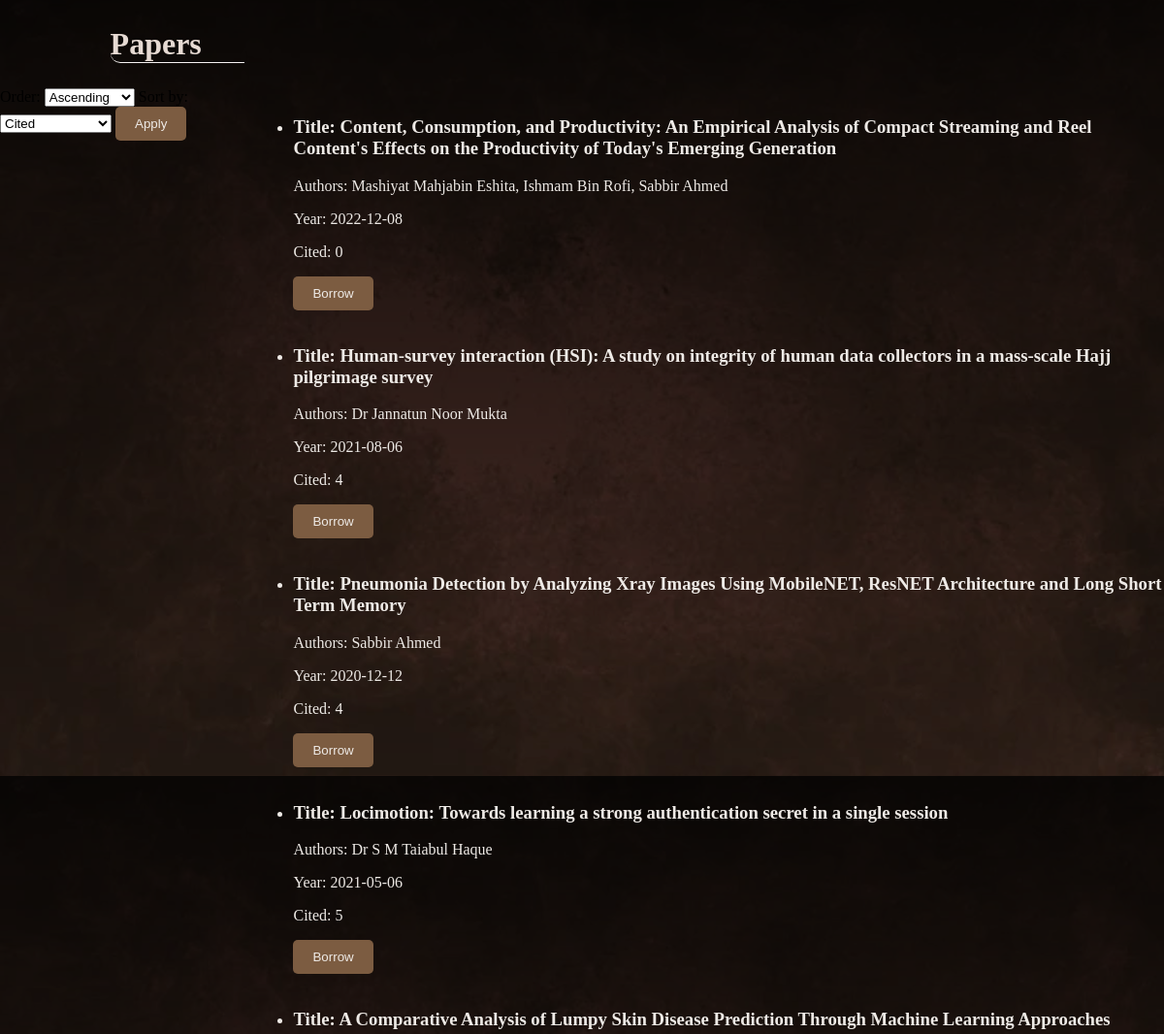
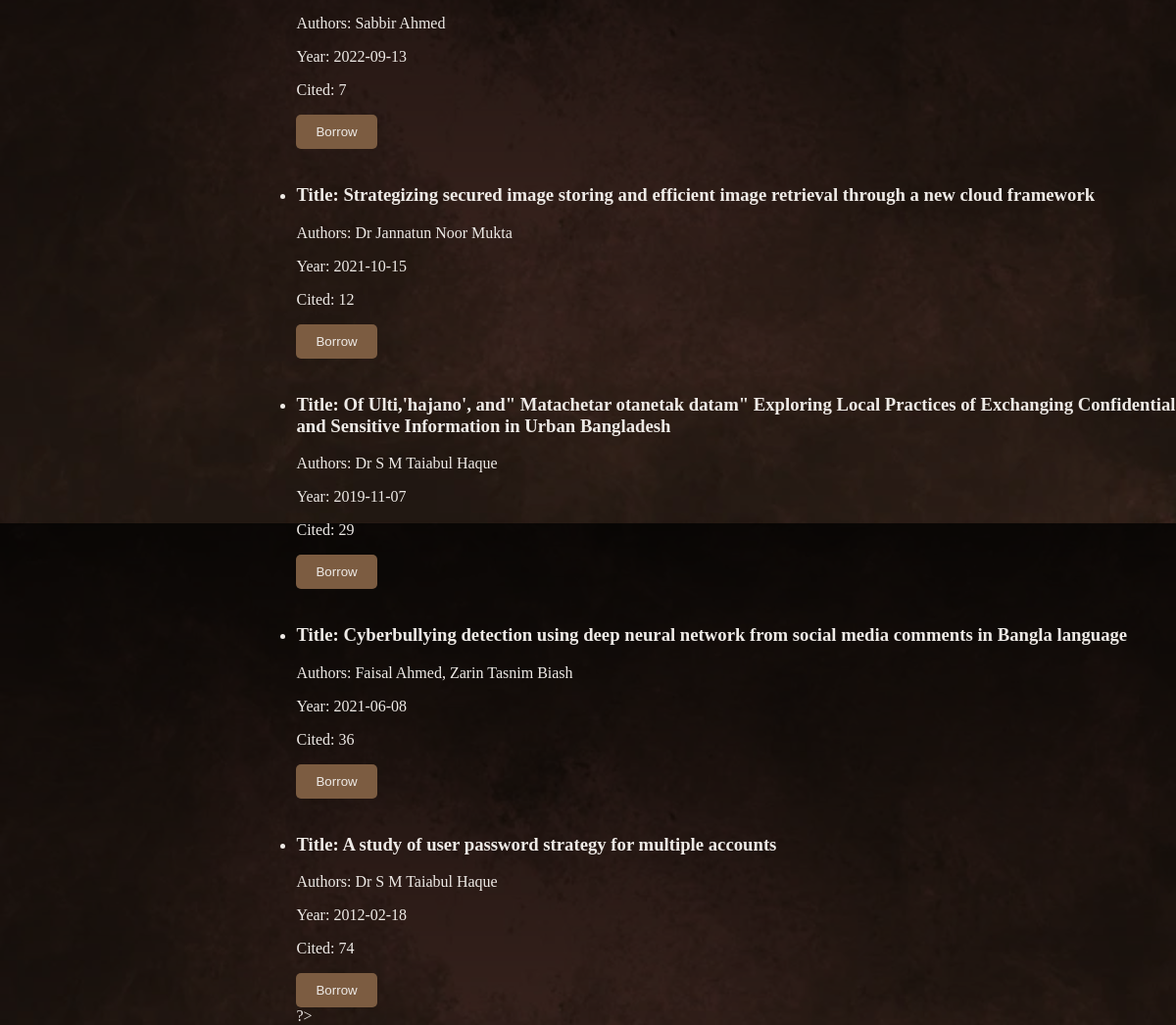
Screenshot of /borrow_paper.php with the database file from the repository (2 pictures, top to bottom).
### tables this page shows
CREATE TABLE `paper` (
  `paper_id` int(11) NOT NULL,
  `title` varchar(200) DEFAULT NULL,
  `type` varchar(100) DEFAULT NULL,
  `publishing_year` date DEFAULT NULL,
  `cited` int(11) DEFAULT NULL,
  `drive_link` varchar(1000) DEFAULT NULL
);

### borrow_paper.php (the view, shortened to what this page needs)
<!DOCTYPE html>
<html lang="en">
<head>
</head>
<body>
<div class="profile-page">
    <nav>
        <div class="button-container">
            <h1>Papers</h1>
            <form method="get" action="<?php echo htmlspecialchars($_SERVER["PHP_SELF"]); ?>">
                <label for="order">Order:</label>
                <select name="order" id="order">
                    <option value="asc">Ascending</option>
                </select>
                <label for="criteria">Sort by:</label>
                <select name="criteria" id="criteria">
                    <option value="cited">Cited</option>
                </select>
                <button id="submit" type="submit">Apply</button>
            </form>
        </div>
    </nav>
    <ul class="item-list">
<?php
$servername = "localhost";
$username = "root";
$password = "";
$dbname = "bracu_research_portal";
$conn = new mysqli($servername, $username, $password, $dbname);
$order = $_GET['order'] ?? 'asc';
$criteria = $_GET['criteria'] ?? 'cited';
$sql = "SELECT paper.paper_id, paper.title, paper.publishing_year, paper.cited, GROUP_CONCAT(user.name SEPARATOR ', ') AS author
        FROM paper
        INNER JOIN paper_author ON paper.paper_id = paper_author.paper_id
        INNER JOIN user ON paper_author.user_id = user.user_id
        GROUP BY paper.paper_id, paper.title, paper.publishing_year
        ORDER BY $criteria $order";
$result = $conn->query($sql);
if ($result !== false && $result->num_rows > 0) {
    while ($row = $result->fetch_assoc()) {
        echo "<li class='item'>";
        echo "<h3>Title: " . $row['title'] . "</h3>";
        echo "<p>Authors: " . $row['author'] . "</p>";
        echo "<p>Year: " . $row['publishing_year'] . "</p>";
        echo "<p>Cited: " . $row['cited'] . "</p>";
        echo "<button class='cite-button' onclick='borrowPaper(" . $row['paper_id'] . ")'>Borrow</button>";
        echo "</li>";
    }
} else {
    echo "No papers found";
}
?>
        ?>
    </ul>
</div>
</body>
</html>

### borrow_paper.php (style rules this page uses)
body { background: linear-gradient(rgba(0, 0, 0, 0.8), rgba(0, 0, 0, 0.2)), url(./bg.webp); background-size: cover; margin: 0; }
.profile-page { display: flex; gap: 10px; height: 100vh; margin: 0; }
.item-list { margin-top: 7%; color: #eeeae6; }
.item { margin-top: 4%; }
.button-container h1 { font-style: bold; margin-left: 45%; color: #e6dad3; border-bottom: solid 1px #f5f1f1; font-size: xx-large; border-bottom-left-radius: 10px; }
#submit { display: inline-block; padding: 10px 20px; background-color: #7c5c41; color: #eeeae6; text-decoration: none; border: none; border-radius: 5px; cursor: pointer; transition: background-color 0.3s; }
.cite-button { display: inline-block; padding: 10px 20px; background-color: #7c5c41; color: #eeeae6; text-decoration: none; border: none; border-radius: 5px; cursor: pointer; transition: background-color 0.3s; }

### rows the page displays
paper: title "Content, Consumption, and Productivity: An Empirical Analysis of Compact Streaming and Reel Content's Effects on the Productivity of Today's Emerging Generation", author "Mashiyat Mahjabin Eshita, Ishmam Bin Rofi, Sabbir Ahmed", publishing_year "2022-12-08", cited "0"
paper: title "Human-survey interaction (HSI): A study on integrity of human data collectors in a mass-scale Hajj pilgrimage survey", author "Dr Jannatun Noor Mukta", publishing_year "2021-08-06", cited "4"
paper: title "Pneumonia Detection by Analyzing Xray Images Using MobileNET, ResNET Architecture and Long Short Term Memory", author "Sabbir Ahmed", publishing_year "2020-12-12", cited "4"
paper: title "Locimotion: Towards learning a strong authentication secret in a single session", author "Dr S M Taiabul Haque", publishing_year "2021-05-06", cited "5"
paper: title "A Comparative Analysis of Lumpy Skin Disease Prediction Through Machine Learning Approaches", author "Sabbir Ahmed", publishing_year "2022-09-13", cited "7"
paper: title "Strategizing secured image storing and efficient image retrieval through a new cloud framework", author "Dr Jannatun Noor Mukta", publishing_year "2021-10-15", cited "12"
paper: title "Of Ulti,'hajano', and\" Matachetar otanetak datam\" Exploring Local Practices of Exchanging Confidential and Sensitive Information in Urban Bangladesh", author "Dr S M Taiabul Haque", publishing_year "2019-11-07", cited "29"
paper: title "Cyberbullying detection using deep neural network from social media comments in Bangla language", author "Faisal Ahmed, Zarin Tasnim Biash", publishing_year "2021-06-08", cited "36"
paper: title "A study of user password strategy for multiple accounts", author "Dr S M Taiabul Haque", publishing_year "2012-02-18", cited "74"
